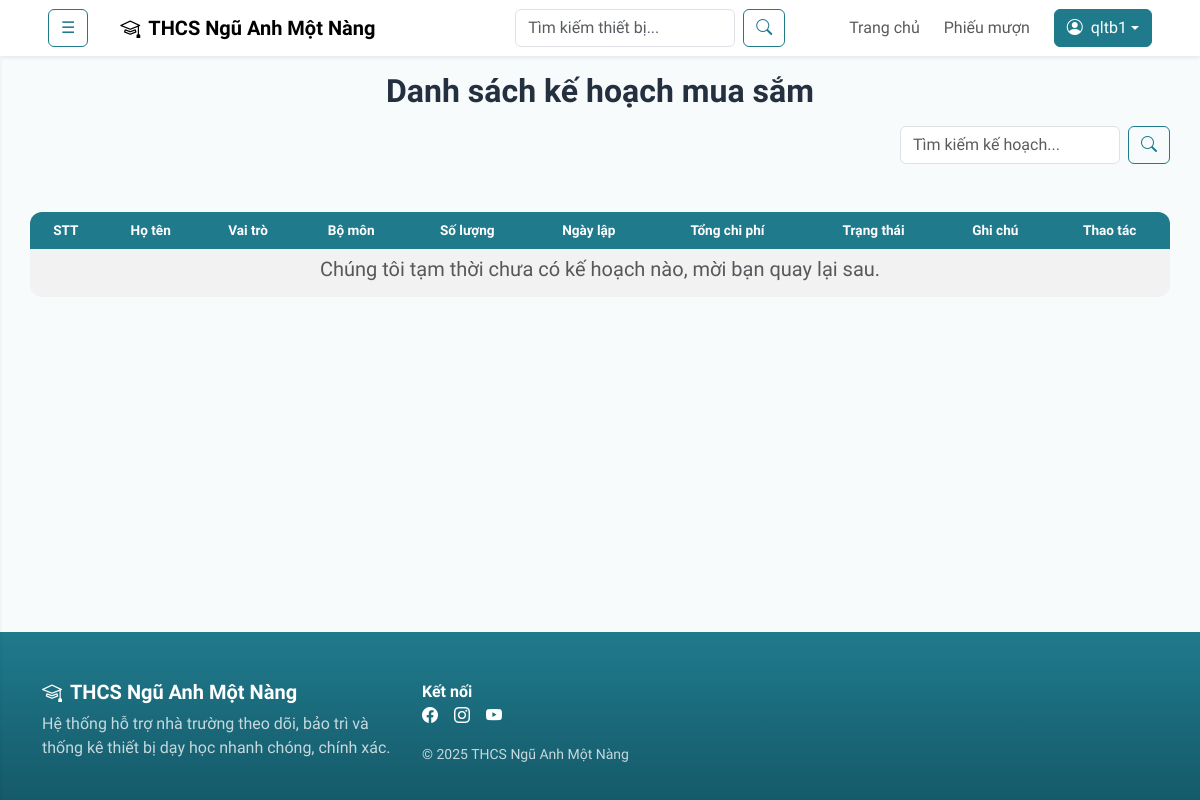
The app's page /index.php?page=dsmuasam (signed in), older data.
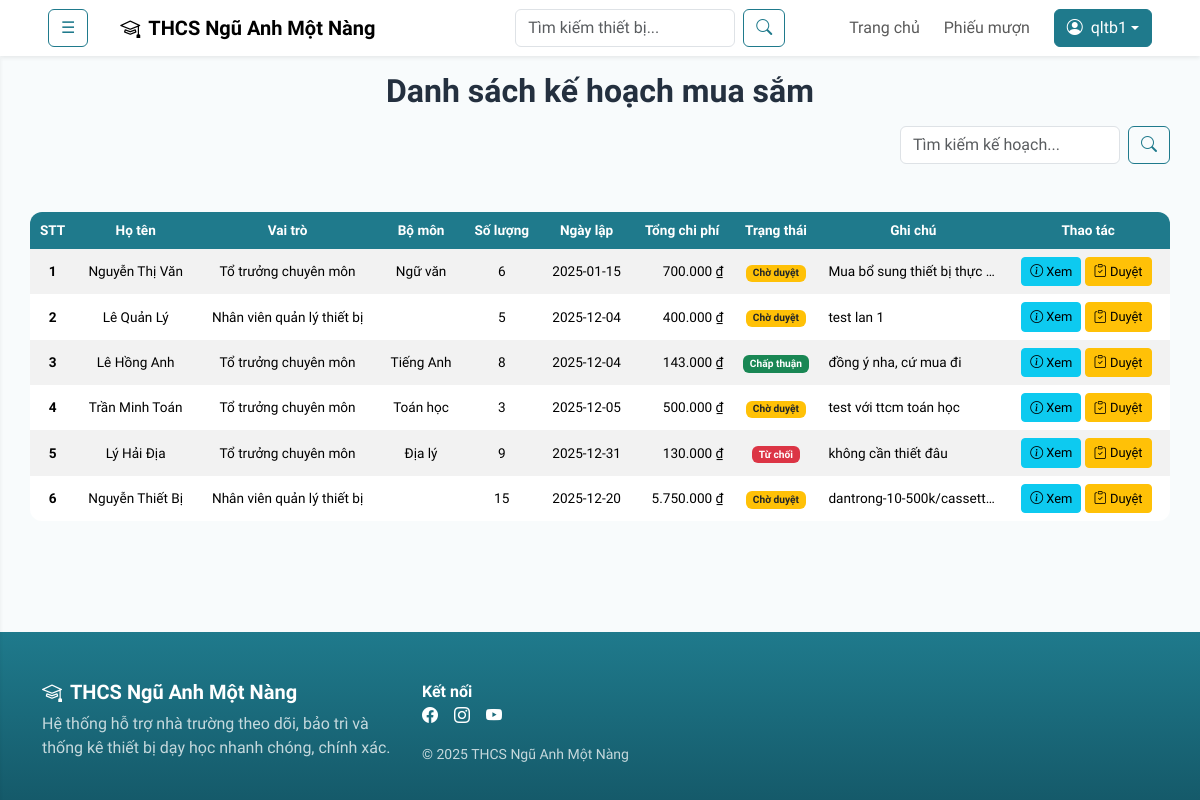
The same page, newer data.
### tables this page shows
CREATE TABLE `kehoachmuasam` (
  `maKeHoachMuaSam` int(11) NOT NULL,
  `maNguoiDung` int(11) NOT NULL,
  `ngayLap` date NOT NULL,
  `tongChiPhi` decimal(18,2) NOT NULL DEFAULT 0.00,
  `trangThai` varchar(50) NOT NULL,
  `ghiChu` text DEFAULT NULL
);

CREATE TABLE `nguoidung` (
  `maNguoiDung` int(11) NOT NULL,
  `tenDangNhap` varchar(255) NOT NULL,
  `matKhau` varchar(255) NOT NULL,
  `hoTen` varchar(255) DEFAULT NULL,
  `email` varchar(255) DEFAULT NULL,
  `soDienThoai` varchar(255) DEFAULT NULL,
  `maBoMon` int(11) DEFAULT NULL,
  `maVaiTro` int(11) DEFAULT NULL
);

CREATE TABLE `vaitro` (
  `maVaiTro` int(11) NOT NULL,
  `tenVaiTro` varchar(255) DEFAULT NULL,
  `moTa` text DEFAULT NULL
);

CREATE TABLE `bomon` (
  `maBoMon` int(11) NOT NULL,
  `tenBoMon` varchar(100) NOT NULL,
  `moTa` text DEFAULT NULL
);

### App/Models/mKeHoachMuaSam.php (called while the page is built, shortened)
<?php
class modelKeHoachMuaSam {
    public function selectAllKeHoachMuaSam() {
        $p = new clsKetNoi();
        $truyvan = "SELECT ms.*, nd.hoTen, vt.tenVaiTro, bm.tenBoMon, SUM(ct.soLuong) AS soLuongMuaSam
                    FROM kehoachmuasam ms
                    LEFT JOIN nguoidung nd ON ms.maNguoiDung = nd.maNguoiDung
                    LEFT JOIN vaitro vt ON nd.maVaiTro = vt.maVaiTro
                    LEFT JOIN bomon bm ON nd.maBoMon = bm.maBoMon
                    LEFT JOIN chitietkehoachmuasam ct ON ms.maKeHoachMuaSam = ct.maKeHoachMuaSam
                    GROUP BY ms.maKeHoachMuaSam";
        $con = $p->moketnoi();
        $kq = mysqli_query($con, $truyvan);
        return $kq;
    }
}
?>

### App/Controllers/cKeHoachMuaSam.php (called while the page is built, shortened)
<?php
include_once('App/Models/mKeHoachMuaSam.php');
class controlKeHoachMuaSam {
    public function getAllKeHoachMuaSam() {
        $p = new modelKeHoachMuaSam();
        $kq = $p->selectAllKeHoachMuaSam();
        if(mysqli_num_rows($kq) > 0) {
            return $kq;
        } else {
            return false;
        }
    }
}
?>

### App/Views/hieutruong/kehoachmuasam/dsmuasam.php (the view, shortened to what this page needs)
<h2 class="text-center fw-semibold my-3">Danh sách kế hoạch mua sắm</h2>
<div class="d-flex mx-auto justify-content-between align-items-center" style="width: 95%">
    <form class="d-flex ms-auto" action="index.php" method="get">
        <input class="form-control me-2" type="text" name="keyword" placeholder="Tìm kiếm kế hoạch..." style="width: 220px;">
        <button class="btn btn-outline-primary" type="submit"><i class="bi bi-search"></i></button>
    </form>
</div>
<div class="d-flex justify-content-center">
    <div class="table-responsive my-5" style="width: 95%;">
        <table class="table table-striped table-hover table-borderless align-middle" style="font-size: 0.85em;">
            <thead class="text-center">
                <tr>
                    <th>STT</th>
                    <th>Họ tên</th>
                    <th>Vai trò</th>
                    <th>Bộ môn</th>
                    <th>Số lượng</th>
                    <th>Ngày lập</th>
                    <th>Tổng chi phí</th>
                    <th>Trạng thái</th>
                    <th>Ghi chú</th>
                    <th>Thao tác</th>
                </tr>
            </thead>
            <tbody>
            <?php
            include_once('App/Controllers/cKeHoachMuaSam.php');
            $p = new controlKeHoachMuaSam();
            if(isset($_GET['keyword'])) {
                $keyword = $_GET['keyword'];
                $kq = $p->searchKeHoachMuaSam($keyword);
            } else {
                $kq = $p->getAllKeHoachMuaSam();
            }
            if ($kq && $kq->num_rows > 0) {
                $dem = 0;
                while ($r = $kq->fetch_assoc()) {
                    $dem++;
                    echo '<tr>';
                        echo '<td class="text-center"><strong>' . $dem . '</strong></td>';
                        echo '<td class="text-center">' . $r['hoTen'] . '</td>';
                        echo '<td class="text-center">' . $r['tenVaiTro'] . '</td>';
                        echo '<td class="text-center">' . $r['tenBoMon'] . '</td>';
                        echo '<td class="text-center">' . $r['soLuongMuaSam'] . '</td>';
                        echo '<td class="text-center">' . $r['ngayLap'] . '</td>';
                        echo '<td class="text-end">' . number_format($r['tongChiPhi'], 0, ',', '.') . ' ₫</td>';
                        echo '<td class="text-center">';
                            switch ($r['trangThai']) {
                                case "Chờ duyệt": echo '<span class="badge bg-warning text-dark">' . $r['trangThai'] . '</span>'; break;
                                case "Chấp thuận": echo '<span class="badge bg-success">' . $r['trangThai'] . '</span>'; break;
                                case "Từ chối": echo '<span class="badge bg-danger">' . $r['trangThai'] . '</span>'; break;
                            }
                        echo '</td>';
                        echo '<td>' . $r['ghiChu'] . '</td>';
                        echo '<td class="text-center">';
                            echo '<a href="index.php?page=xemmuasam&maKeHoachMuaSam=' . $r['maKeHoachMuaSam'] . '" class="btn btn-sm btn-info" style="font-size: 0.95em;"><i class="bi bi-info-circle"></i> Xem</a>&nbsp;';
                            echo '<a href="index.php?page=duyetkehoachmuasam&maKeHoachMuaSam=' . $r['maKeHoachMuaSam'] . '" class="btn btn-sm btn-warning" style="font-size: 0.95em;"><i class="bi bi-clipboard-check"></i> Duyệt</a>&nbsp;';
                        echo '</td>';
                    echo '</tr>';
                }
            } else {
                echo '<tr><td colspan="10"><h5 class="text-center text-muted">Chúng tôi tạm thời chưa có kế hoạch nào, mời bạn quay lại sau.</h5></td></tr>';
            }
            ?>
            </tbody>
        </table>
    </div>
</div>

Row changes from the older to the newer data that the page shows:
added kehoachmuasam: maNguoiDung.hoTen "Nguyễn Thị Văn", vaitro.tenVaiTro "Tổ trưởng chuyên môn", bomon.tenBoMon "Ngữ văn", soLuongMuaSam "6", ngayLap "2025-01-15", tongChiPhi "700.000", trangThai "Chờ duyệt", ghiChu "Mua bổ sung thiết bị thực…"
added kehoachmuasam: maNguoiDung.hoTen "Lê Quản Lý", vaitro.tenVaiTro "Nhân viên quản lý thiết bị", soLuongMuaSam "5", ngayLap "2025-12-04", tongChiPhi "400.000", trangThai "Chờ duyệt", ghiChu "test lan 1"
added kehoachmuasam: maNguoiDung.hoTen "Lê Hồng Anh", vaitro.tenVaiTro "Tổ trưởng chuyên môn", bomon.tenBoMon "Tiếng Anh", soLuongMuaSam "8", ngayLap "2025-12-04", tongChiPhi "143.000", trangThai "Chấp thuận", ghiChu "đồng ý nha, cứ mua đi"
added kehoachmuasam: maNguoiDung.hoTen "Trần Minh Toán", vaitro.tenVaiTro "Tổ trưởng chuyên môn", bomon.tenBoMon "Toán học", soLuongMuaSam "3", ngayLap "2025-12-05", tongChiPhi "500.000", trangThai "Chờ duyệt", ghiChu "test với ttcm toán học"
added kehoachmuasam: maNguoiDung.hoTen "Lý Hải Địa", vaitro.tenVaiTro "Tổ trưởng chuyên môn", bomon.tenBoMon "Địa lý", soLuongMuaSam "9", ngayLap "2025-12-31", tongChiPhi "130.000", trangThai "Từ chối", ghiChu "không cần thiết đâu"
added kehoachmuasam: maNguoiDung.hoTen "Nguyễn Thiết Bị", vaitro.tenVaiTro "Nhân viên quản lý thiết bị", soLuongMuaSam "15", ngayLap "2025-12-20", tongChiPhi "5.750.000", trangThai "Chờ duyệt", ghiChu "dantrong-10-500k/cassett…"
Text that changed along with them:
text no longer shown: "Chúng tôi tạm thời chưa có kế hoạch nào, mời bạn quay lại sau."
